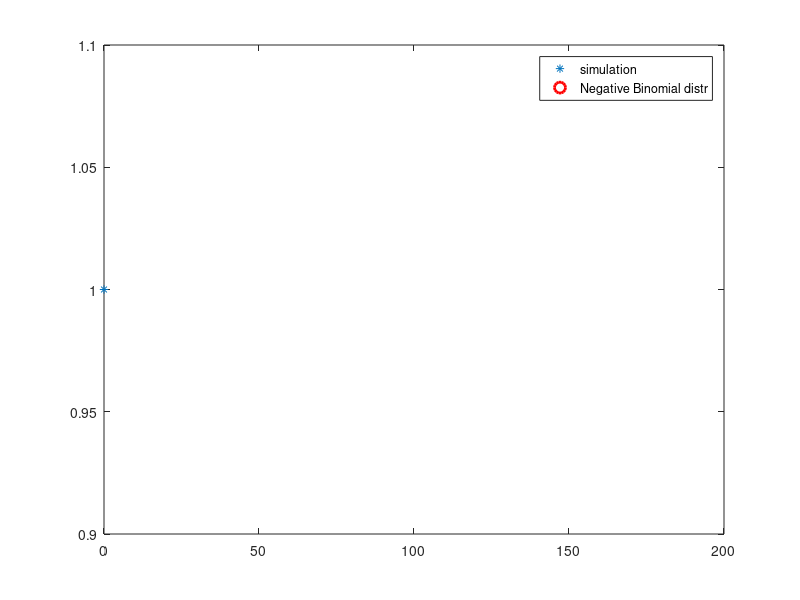

Write MATLAB code to recreate this figure.
% Simulate Pascal (Neg. Bin.) distr. NBin(n,p) variables.
n = input('n (in N) = '); %
p = input('p (in (0,1)) = '); % the parameters of the NBin distr.
% A NBin(n,p) variable is the sum of n independent geometric variables (and
% represents the number of failures occurred before the nth success)
for j = 1:n
    X(j) = 0; % initial number of failures
    while rand >= p % "rand < p" represents success, so "rand >= p" represents failure
        X(j) = X(j) + 1;  % add the number of failures
    end           % stop at the first success
end
Y = sum(X);
clear Y
clear X


% Generate a sample of such variables
N = input('nr. of simulations = '); % at least 10000
for i = 1:N
    for j = 1:n
        X(j) = 0;
        while rand >= p
            X(j) = X(j) + 1;
        end 
    end
    Y(i) = sum(X);
end

% Compare it to the Nbin(p) distribution, graphically.
k = 0 : 150; % "all" the values of an NBin distr. (not all, all are infinity...)
            % adjust the number for each individual case
p_k = nbinpdf(k,n,p) % the probabilities of a geo. distr.
U_Y = unique(Y) % the values of Y listed ONLY ONCE, no repetitions
n_Y = hist(Y,length(U_Y)) % the frequency of each value in U_Y (how many times each occurs)
clf
plot(U_Y, n_Y/N, '*', k, p_k, 'ro', 'Markersize', 10, 'LineWidth', 2) % the relative freq. n_Y/N approximates the probability
legend('simulation', 'Negative Binomial distr')
